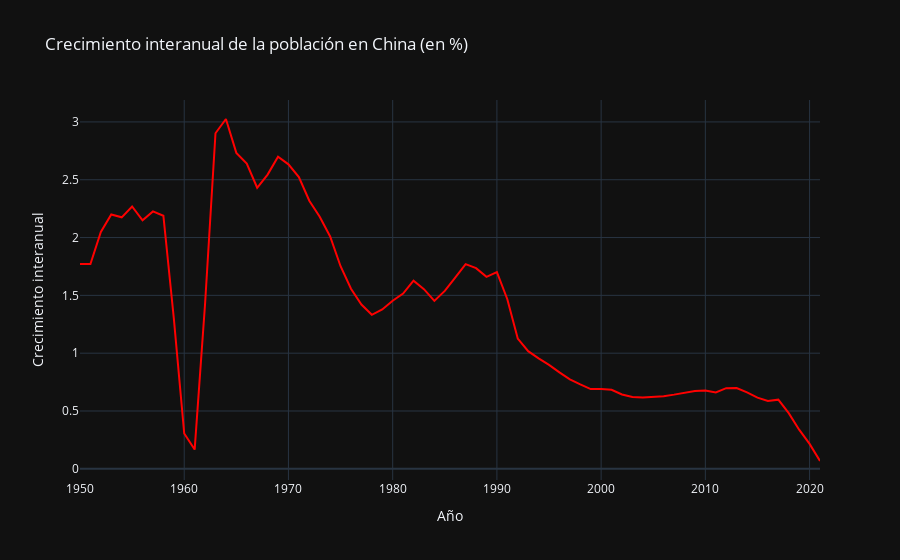

Here is the notebook cell this chart was saved with:
### Code cell
# Generando un gráfico de líneas con la información de la variación interanual puedo darme cuenta de anomalías y cambios en la tendencia:

fig_var_interanual_china = px.line(df_var_interanual_china, x= "Año", y= "Crecimiento interanual",
                                    title = "Crecimiento interanual de la población en China (en %)",
                                    color_discrete_sequence=["red"])
fig_var_interanual_china.update_layout(template="plotly_dark") 
fig_var_interanual_china.show()

# Vemos que hay una caída brusca entre 1958 y 1961 que luego remonta.
# Además, a partir de los años 60 la tendencia es a la baja.
# Hay explicación para estos dos fenómenos.

### Figure 1 — Plotly figure (JSON) as saved in the notebook; plotly's stock layout.template omitted (floating-point values rounded to 4 significant figures)
{"data": [{"hovertemplate": "Año=%{x}<br>Crecimiento interanual=%{y}<extra></extra>", "legendgroup": "", "line": {"color": "red", "dash": "solid"}, "marker": {"symbol": "circle"}, "mode": "lines", "name": "", "orientation": "v", "showlegend": false, "type": "scatter", "x": [1950, 1951, 1952, 1953, 1954, 1955, 1956, 1957, 1958, 1959, 1960, 1961, 1962, 1963, 1964, 1965, 1966, 1967, 1968, 1969, 1970, 1971, 1972, 1973, 1974, 1975, 1976, 1977, 1978, 1979, 1980, 1981, 1982, 1983, 1984, 1985, 1986, 1987, 1988, 1989, 1990, 1991, 1992, 1993, 1994, 1995, 1996, 1997, 1998, 1999, 2000, 2001, 2002, 2003, 2004, 2005, 2006, 2007, 2008, 2009, 2010, 2011, 2012, 2013, 2014, 2015, 2016, 2017, 2018, 2019, 2020, 2021], "xaxis": "x", "y": [1.771, 1.771, 2.048, 2.199, 2.175, 2.269, 2.149, 2.226, 2.189, 1.303, 0.3054, 0.1666, 1.428, 2.902, 3.025, 2.732, 2.639, 2.431, 2.545, 2.699, 2.633, 2.523, 2.319, 2.18, 2.009, 1.752, 1.557, 1.421, 1.332, 1.378, 1.453, 1.515, 1.627, 1.553, 1.452, 1.539, 1.653, 1.77, 1.736, 1.66, 1.7, 1.467, 1.127, 1.017, 0.9559, 0.8993, 0.8336, 0.7736, 0.7299, 0.6895, 0.6903, 0.6835, 0.6432, 0.6204, 0.6163, 0.6224, 0.6283, 0.6417, 0.6549, 0.6735, 0.677, 0.6604, 0.6975, 0.6981, 0.6605, 0.6155, 0.5865, 0.5982, 0.4817, 0.3384, 0.2156, 0.06763], "yaxis": "y"}], "layout": {"legend": {"tracegroupgap": 0}, "title": {"text": "Crecimiento interanual de la población en China (en %)"}, "xaxis": {"anchor": "y", "domain": [0, 1], "title": {"text": "Año"}}, "yaxis": {"anchor": "x", "domain": [0, 1], "title": {"text": "Crecimiento interanual"}}}}
